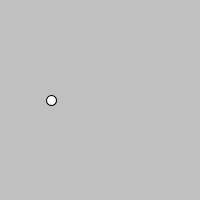
Frame 1 (no input)
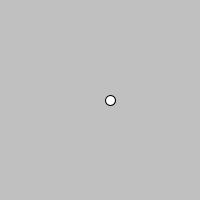
Frame 60 (the mouse pressed at the canvas centre just before this capture)
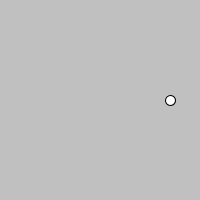
Frame 120 (the mouse held since frame 60 and released just before this capture)

The Processing sketch that drew these frames (run headless with seeded random() and noise(); from frame 60 on, the mouse is pressed at the canvas centre):

// Processing sketch: processing_119118
// ── processing_119118.pde

int diameter = 10;
int positionX = 50;
int Switch = 0;

void setup(){
  size(200,200);
}

void draw(){
  background(192);
  
  if(positionX >= width-diameter/2){
    Switch = 1;
  }
  if(positionX == diameter/2){
    Switch = 0;
  }
  if(Switch == 0){
    positionX++; //position = position + 1;
  }
else {
positionX--;
}
ellipse(positionX,100, diameter, diameter);
}
